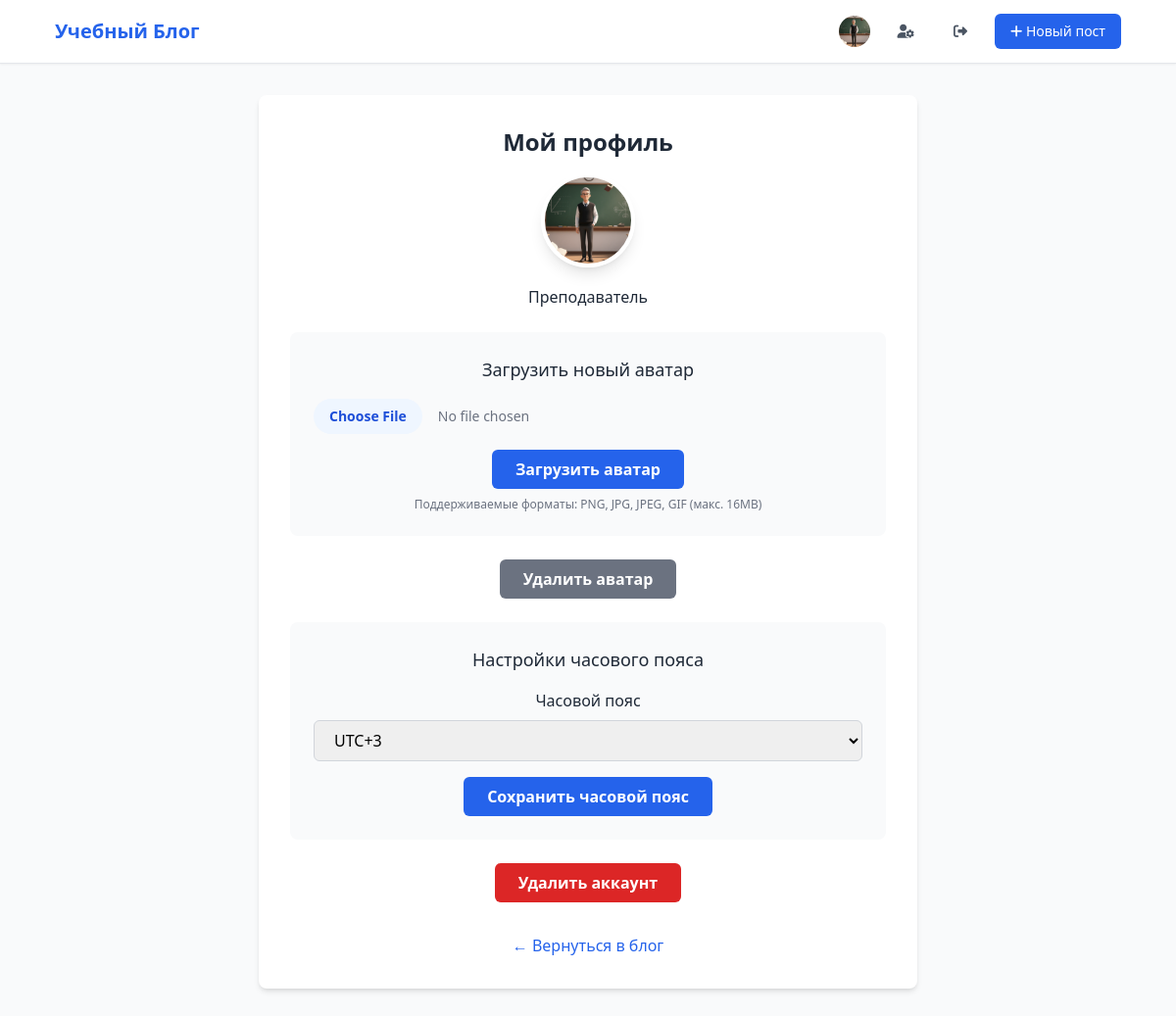
Screenshot of /profile (signed in) with the database file from the repository.
### tables this page shows
CREATE TABLE users (
            id INTEGER PRIMARY KEY AUTOINCREMENT,
            username TEXT UNIQUE NOT NULL,
            password_hash TEXT NOT NULL,
            email TEXT UNIQUE NOT NULL,
            avatar TEXT DEFAULT 'default.png',
            timezone_offset INTEGER DEFAULT 3
        );

### app.py (the view, shortened to what this page needs)
@app.route('/profile', methods=['GET', 'POST'])
def profile():
    if 'user_id' not in session:
        return redirect(url_for('login'))
    conn = get_db_connection()
    user = conn.execute('SELECT * FROM users WHERE id = ?', (session['user_id'],)).fetchone()
    conn.close()
    return render_template('profile.html', user=user)

### database.py (called while the page is built)
def get_db_connection():
    conn = sqlite3.connect(Config.DATABASE_PATH)
    conn.row_factory = sqlite3.Row
    return conn

### templates/profile.html (shortened to what this page needs)
{% extends "base.html" %}
{% block content %}
<div class="max-w-2xl mx-auto">
    <div class="bg-white rounded-lg shadow-md p-8">
        <div class="text-center mb-8">
            <h2 class="text-2xl font-bold text-gray-800 mb-4">Мой профиль</h2>
            <div class="mb-6">
                <div class="inline-block relative">
                    {% if user.avatar and user.avatar != 'default.png' %}
                        <img src="{{ url_for('static', filename='avatars/' + user.avatar) }}"
                             alt="Аватар"
                             class="w-24 h-24 rounded-full object-cover border-4 border-white shadow-lg">
                    {% else %}
                        <div class="avatar-circle avatar-{{ user.username|first|upper }} w-24 h-24 flex items-center justify-center text-3xl">
                            {{ user.username|first|upper }}
                        </div>
                    {% endif %}
                </div>
                <p class="mt-3 font-medium text-gray-800">{{ session.username }}</p>
            </div>
            <form method="POST" enctype="multipart/form-data" class="bg-gray-50 p-6 rounded-lg mb-6">
                <h3 class="text-lg font-medium text-gray-800 mb-4">Загрузить новый аватар</h3>
                <div class="mb-4">
                    <input type="file" id="avatar" name="avatar" accept="image/*"
                           class="block w-full text-sm text-gray-500
                                  file:mr-4 file:py-2 file:px-4
                                  file:rounded-full file:border-0
                                  file:text-sm file:font-semibold
                                  file:bg-blue-50 file:text-blue-700
                                  hover:file:bg-blue-100">
                </div>
                <button type="submit" class="bg-blue-600 hover:bg-blue-700 text-white font-bold py-2 px-6 rounded-md transition duration-200">
                    Загрузить аватар
                </button>
                <p class="text-xs text-gray-500 mt-2">Поддерживаемые форматы: PNG, JPG, JPEG, GIF (макс. 16MB)</p>
            </form>
            <form method="POST" class="mb-6">
                <button type="submit" name="remove_avatar" value="1"
                        class="bg-gray-500 hover:bg-gray-600 text-white font-bold py-2 px-6 rounded-md transition duration-200">
                    Удалить аватар
                </button>
            </form>
            <div class="bg-gray-50 p-6 rounded-lg mb-6">
                <h3 class="text-lg font-medium text-gray-800 mb-4">Настройки часового пояса</h3>
                <form method="POST">
                    <div class="mb-4">
                        <label for="timezone_offset" class="block text-gray-800 font-medium mb-2">Часовой пояс</label>
                        <select id="timezone_offset" name="timezone_offset"
                                class="w-full px-4 py-2 border border-gray-300 rounded-md focus:outline-none focus:ring-2 focus:ring-blue-500 focus:border-transparent">
                            {% for i in range(-12, 15) %}
                                <option value="{{ i }}" {% if user.timezone_offset == i %}selected{% endif %}>UTC{{ '+' if i >= 0 else '' }}{{ i }}</option>
                            {% endfor %}
                        </select>
                    </div>
                    <button type="submit" class="bg-blue-600 hover:bg-blue-700 text-white font-bold py-2 px-6 rounded-md transition duration-200">
                        Сохранить часовой пояс
                    </button>
                </form>
            </div>
            <form method="POST" class="mb-6">
                <button type="submit" name="delete_account" value="1"
                        class="bg-red-600 hover:bg-red-700 text-white font-bold py-2 px-6 rounded-md transition duration-200"
                        onclick="return confirm('Вы уверены, что хотите удалить свой аккаунт? Это действие необратимо.');">
                    Удалить аккаунт
                </button>
            </form>
        </div>
        <div class="text-center">
            <a href="{{ url_for('index') }}" class="text-blue-600 hover:text-blue-800 font-medium">
                ← Вернуться в блог
            </a>
        </div>
    </div>
</div>
{% endblock %}

### rows the page displays
users: avatar (picture), username "Преподаватель", timezone_offset "UTC+3"
